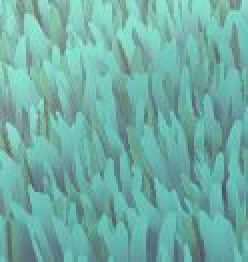
#> input picture mss_bot/grass.JPG, 124 x 131 px, found by its file name (shown 2 times larger)
$ python main.py
#> lines starting #> are read from the running program, lines starting #| are printed output that depends on the picture
import cv2 as cv
import numpy as np
import os
from time import time
from mss import mss
import imutils

# from vision import Vision

#changes working directory to folder this script is in
os.chdir(os.path.dirname(os.path.abspath(__file__)))

# luma_star = Vision('luma_star.jpg')

template = cv.imread("grass.jpg")
#> template is the input picture: shape (131, 124, 3); mean B, G, R 165.7, 175, 111.5
template = cv.cvtColor(template, cv.COLOR_BGR2GRAY)
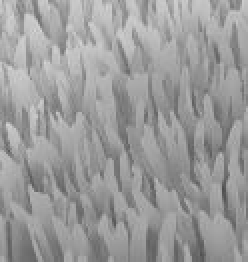
#> template: shape (131, 124) (shown 2 times larger); min 76, max 214, mean 154.9
template = cv.Canny(template, 50, 200)
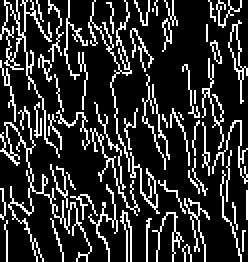
#> template: shape (131, 124) (shown 2 times larger); 18.3% white in thin lines or dots
(h, w) = template.shape[:2]
#> h = 131; w = 124

#> (the run stopped early here; a loop or call above may not have finished)
